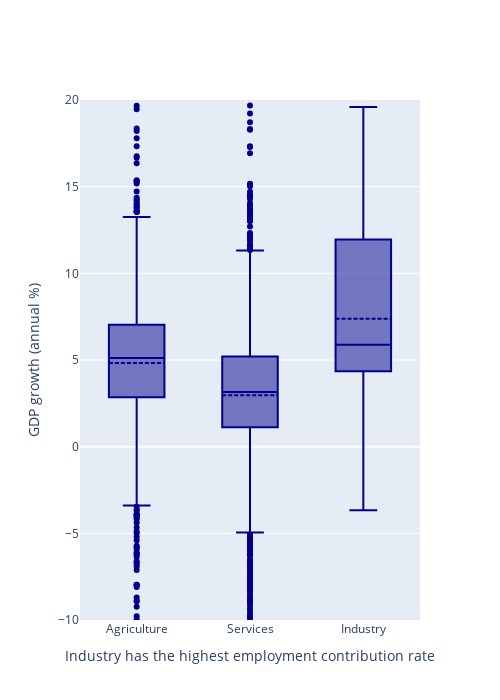
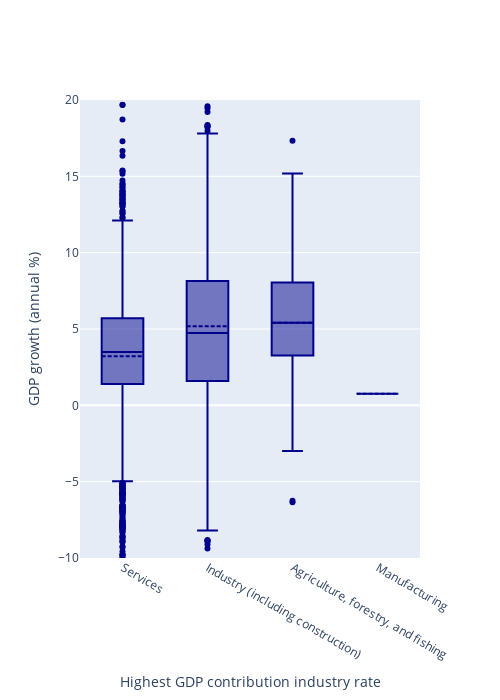

The notebook cell saved with these charts, in order:
### Markdown cell above
### Đơn biến

### Code cell
# Box plot 'Industry has the highest employment contribution rate'
feature_list=['Industry has the highest employment contribution rate','Highest GDP contribution industry rate']

for i in feature_list:
    fig = go.Figure(data=go.Box(
        y=data['GDP growth (annual %)'],
        x=data[i],
        marker_color='darkblue',
        boxmean=True # represent mean
        )
        ,layout_yaxis_range=[-10,20]
        )
    fig.update_layout(
        width=500,
        height=700,
        xaxis_title=i,
        yaxis_title="GDP growth (annual %)")

### Figure 1 — Plotly figure (JSON) as saved in the notebook; plotly's stock layout.template omitted (floating-point values rounded to 4 significant figures; data arrays with more than 128 entries replaced by an {"elided": "..."} marker saying what was removed)
{"data": [{"boxmean": true, "marker": {"color": "darkblue"}, "type": "box", "x": {"elided": "3969 str values"}, "y": {"elided": "3969 float values"}}], "layout": {"height": 700, "width": 500, "xaxis": {"title": {"text": "Industry has the highest employment contribution rate"}}, "yaxis": {"range": [-10, 20], "title": {"text": "GDP growth (annual %)"}}}}

### Figure 2 — Plotly figure (JSON) as saved in the notebook; plotly's stock layout.template omitted (floating-point values rounded to 4 significant figures; data arrays with more than 128 entries replaced by an {"elided": "..."} marker saying what was removed)
{"data": [{"boxmean": true, "marker": {"color": "darkblue"}, "type": "box", "x": {"elided": "3969 str values"}, "y": {"elided": "3969 float values"}}], "layout": {"height": 700, "width": 500, "xaxis": {"title": {"text": "Highest GDP contribution industry rate"}}, "yaxis": {"range": [-10, 20], "title": {"text": "GDP growth (annual %)"}}}}
